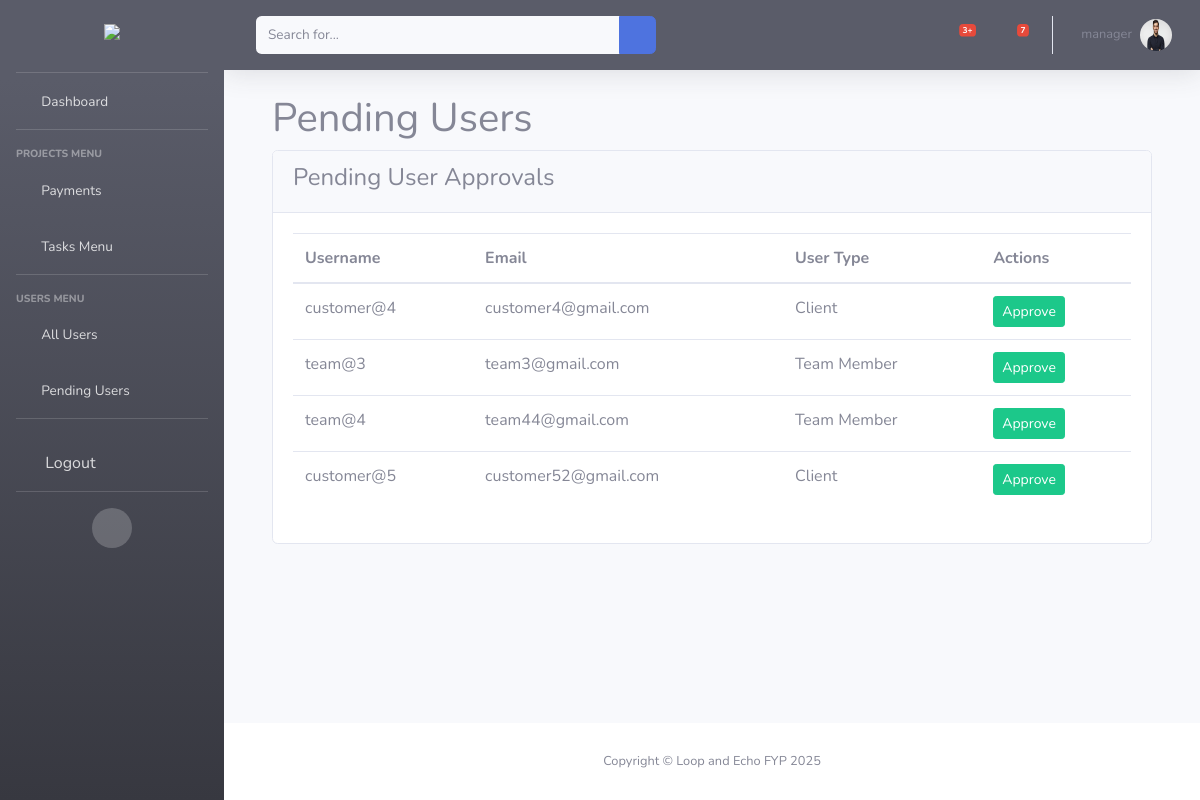
The page /accounts/pending-users/ (signed in) on the database its author committed.
### user/models.py (models this page shows, shortened)
class CustomUser(AbstractUser):
    USER_TYPE_CHOICES = (
        ('manager', 'Manager'),
        ('team_member', 'Team Member'),
        ('client', 'Client'),
    )
    user_type = models.CharField(max_length=20, choices=USER_TYPE_CHOICES)
    phone = models.CharField(max_length=15, blank=True)
    is_account_confirmed = models.BooleanField(default=False)

class Profile(models.Model):
    user = models.OneToOneField(CustomUser, on_delete=models.CASCADE)
    bio = models.TextField(max_length=500, blank=True)
    profile_picture = models.ImageField(upload_to='profile_pics', blank=True)

### user/views.py (the view)
# urls.py: path('pending-users/', views.PendingUserListView.as_view(),
class PendingUserListView(LoginRequiredMixin, UserPassesTestMixin, ListView):
    model = CustomUser
    template_name = 'user/pending_users.html'
    context_object_name = 'pending_users'
    def test_func(self):
        return self.request.user.user_type == 'manager'
    def get_queryset(self):
        return CustomUser.objects.filter(is_account_confirmed=False)\
            .exclude(is_superuser=True)

### templates/user/pending_users.html
{% extends 'base.html' %} {% load static %} {% block content %}
<div class="container">
  <h1>Pending Users</h1>
  <div class="card">
    <div class="card-header">
      <h4>Pending User Approvals</h4>
    </div>
    <div class="card-body">
      {% if pending_users %}
      <div class="table-responsive">
        <table class="table">
          <thead>
            <tr>
              <th>Username</th>
              <th>Email</th>
              <th>User Type</th>
              <th>Actions</th>
            </tr>
          </thead>
          <tbody>
            {% for user in pending_users %}
            <tr>
              <td>{{ user.username }}</td>
              <td>{{ user.email }}</td>
              <td>{{ user.get_user_type_display }}</td>
              <td>
                <a
                  href="{% url 'confirm-user' user.pk %}"
                  class="btn btn-sm btn-success"
                  >Approve</a
                >
              </td>
            </tr>
            {% endfor %}
          </tbody>
        </table>
      </div>
      {% else %}
      <p>No pending user approvals.</p>
      {% endif %}
    </div>
  </div>
</div>
{% endblock content %}

### templates/base.html (shortened to what this page needs)
{% load static %}
<!DOCTYPE html>
<html lang="en">
  <head>
    <link
      href="{% static 'vendor/fontawesome-free/css/all.min.css' %}"
      rel="stylesheet"
      type="text/css"
    />
    <link
      href="{% static 'css/sb-admin-2.min.css' %}"
      rel="stylesheet"
      type="text/css"
    />
    <link
      href="{% static 'vendor/datatables/dataTables.bootstrap4.min.css' %}"
      rel="stylesheet"
      type="text/css"
    />
  </head>
  <body id="page-top">
    <div id="wrapper">
      <ul
        class="navbar-nav bg-gradient-dark sidebar sidebar-dark accordion"
        id="accordionSidebar"
      >
        <a
          class="sidebar-brand d-flex align-items-center justify-content-center"
          href="{% url 'dashboard' %}"
          style="height: auto;"
        >
          <div class="sidebar-brand-icon">
            <img src="{% static 'img/logo.jpeg' %}" style="max-width: 100%; height: auto; display: block;">
          </div>
        </a>
        {% if user.is_authenticated %}
        <hr class="sidebar-divider my-0 mt-2" />
        <li class="nav-item">
          <a class="nav-link" href="{% url 'dashboard' %}">
            <i class="fas fa-fw fa-tachometer-alt"></i>
            <span>Dashboard</span></a
          >
        </li>
        <hr class="sidebar-divider" />
        <div class="sidebar-heading">Projects Menu</div>
        {% if user.user_type != 'team_member' %}
        <li class="nav-item">
          <a
            class="nav-link collapsed"
            href="#"
            data-toggle="collapse"
            data-target="#collapseTwo"
            aria-expanded="true"
            aria-controls="collapseTwo"
          >
            <i class="fas fa-fw fa-dollar-sign"></i>
            <span>Payments</span>
          </a>
        </li>
        {% endif %}
        <li class="nav-item">
          <a
            class="nav-link collapsed"
            href="#"
            data-toggle="collapse"
            data-target="#collapseUtilities"
            aria-expanded="true"
            aria-controls="collapseUtilities"
          >
            <i class="fas fa-fw fa-tasks"></i>
            <span>Tasks Menu</span>
          </a>
        </li>
        {% if user.user_type == 'manager' %}
        <hr class="sidebar-divider" />
        <div class="sidebar-heading">Users Menu</div>
        <li class="nav-item">
          <a class="nav-link" href="#">
            <i class="fas fa-fw fa-users"></i>
            <span>All Users</span>
          </a>
        </li>
        <li class="nav-item">
          <a class="nav-link" href="{% url 'pending-users' %}">
            <i class="fas fa-fw fa-users"></i>
            <span>Pending Users</span>
          </a>
        </li>
        {% endif %}
        <hr class="sidebar-divider d-none d-md-block" />
        <li class="nav-item">
          <a
            class="nav-link"
            href="#"
            data-toggle="modal"
            data-target="#logoutModal"
          >
            <i class="fas fa-sign-out-alt fa-sm fa-fw mr-2 text-gray-400"></i>
            Logout
          </a>
        </li>
        <hr class="sidebar-divider d-none d-md-block" />
        <div class="text-center d-none d-md-inline">
          <button class="rounded-circle border-0" id="sidebarToggle"></button>
        </div>
      </ul>
      <div id="content-wrapper" class="d-flex flex-column">
        <div id="content">
          <nav
            class="navbar navbar-expand navbar-dark bg-dark topbar mb-4 static-top shadow"
          >
            <form
              class="d-none d-sm-inline-block form-inline mr-auto ml-md-3 my-2 my-md-0 mw-100 navbar-search"
            >
              <div class="input-group">
                <input
                  type="text"
                  class="form-control bg-light border-0 small"
                  placeholder="Search for..."
                  aria-label="Search"
                  aria-describedby="basic-addon2"
                />
                <div class="input-group-append">
                  <button class="btn btn-primary" type="button">
                    <i class="fas fa-search fa-sm"></i>
                  </button>
                </div>
              </div>
            </form>
            <ul class="navbar-nav ml-auto">
              <li class="nav-item dropdown no-arrow mx-1">
                <a
                  class="nav-link dropdown-toggle"
                  href="#"
                  id="alertsDropdown"
                  role="button"
                  data-toggle="dropdown"
                  aria-haspopup="true"
                  aria-expanded="false"
                >
                  <i class="fas fa-bell fa-fw"></i>
                  <span class="badge badge-danger badge-counter">3+</span>
                </a>
              </li>
              <li class="nav-item dropdown no-arrow mx-1">
                <a
                  class="nav-link dropdown-toggle"
                  href="#"
                  id="messagesDropdown"
                  role="button"
                  data-toggle="dropdown"
                  aria-haspopup="true"
                  aria-expanded="false"
                >
                  <i class="fas fa-envelope fa-fw"></i>
                  <span class="badge badge-danger badge-counter">7</span>
                </a>
              </li>
              <li class="nav-item dropdown no-arrow">
                <a
                  class="nav-link dropdown-toggle"
                  href="#"
                  id="userDropdown"
                  role="button"
                  data-toggle="dropdown"
                  aria-haspopup="true"
                  aria-expanded="false"
                >
                  <span class="mr-2 d-none d-lg-inline text-gray-600 small"
                    >{{ user.username }}</span
                  >
                  {% if user.profile.profile_picture %}
                  <img
                    class="img-profile rounded-circle"
                    src="{{ user.profile.profile_picture.url }}"
                  />
                  {% else %}
                  <img
                    class="img-profile rounded-circle"
                    src="{% static 'img/undraw_profile.svg' %}"
                  />
                  {% endif %}
                </a>
              </li>
            </ul>
          </nav>
          {% endif %}
          <div class="container-fluid">
            {% block content %}{% endblock content %}
          </div>
        </div>
        <footer class="sticky-footer bg-white">
          <div class="container my-auto">
            <div class="copyright text-center my-auto">
              <span>Copyright &copy; Loop and Echo FYP 2025</span>
            </div>
          </div>
        </footer>
      </div>
    </div>
  </body>
</html>

### rows shown on the page
CustomUser: username "manager", profile.profile_picture (picture)
CustomUser: username "customer@4", email "customer4@gmail.com", user_type "Client"
CustomUser: username "team@3", email "team3@gmail.com", user_type "Team Member"
CustomUser: username "team@4", email "team44@gmail.com", user_type "Team Member"
CustomUser: username "customer@5", email "customer52@gmail.com", user_type "Client"
